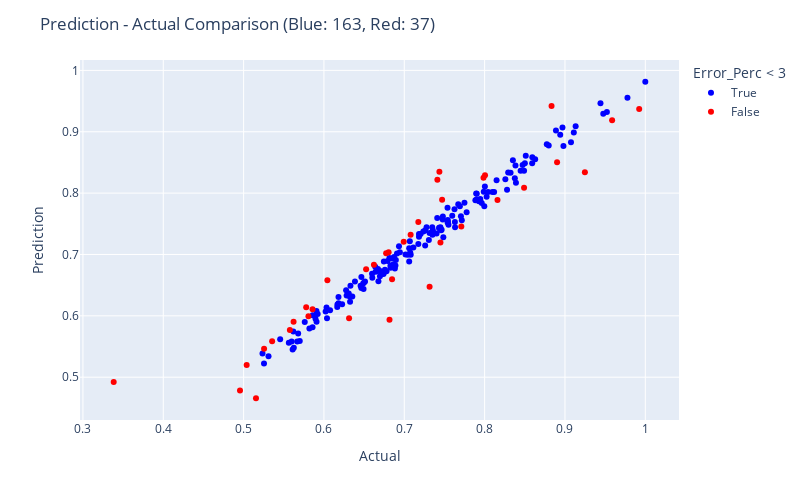

Notebook cell for this chart:
### Code cell
fig = px.scatter(res.reset_index().rename(columns={'index': 'DMU'}), x="Actual", y="Prediction", color = "Error_Perc < 3", color_discrete_map= {True:"blue", False: "red"},
                 hover_data=["Actual", "Prediction", "Error_Perc", "DMU"])

fig.update_layout(
    autosize=False,
    width=800,
    height=500,
    title_text=f"Prediction - Actual Comparison (Blue: {blue}, Red: {red})",
)

fig.show()

### Figure 1 — Plotly figure (JSON) as saved in the notebook; plotly's stock layout.template omitted (floating-point values rounded to 4 significant figures; data arrays with more than 128 entries replaced by an {"elided": "..."} marker saying what was removed)
{"data": [{"customdata": {"elided": "163x2 mixed values"}, "hovertemplate": "Error_Perc < 3=True<br>Actual=%{x}<br>Prediction=%{y}<br>Error_Perc=%{customdata[0]}<br>DMU=%{customdata[1]}<extra></extra>", "legendgroup": "True", "marker": {"color": "blue", "symbol": "circle"}, "mode": "markers", "name": "True", "orientation": "v", "showlegend": true, "type": "scatter", "x": {"elided": "163 float values"}, "xaxis": "x", "y": {"elided": "163 float values"}, "yaxis": "y"}, {"customdata": [[-3.319, "DMU 0679"], [-3.448, "DMU 0860"], [-4.767, "DMU 0939"], [-4.489, "DMU 0884"], [3.197, "DMU 0622"], [3.449, "DMU 0902"], [4.923, "DMU 0838"], [5.0, "DMU 0821"], [3.186, "DMU 0543"], [-12.91, "DMU 0663"], [4.259, "DMU 0653"], [-9.636, "DMU 0040"], [4.351, "DMU 0276"], [3.049, "DMU 0523"], [6.228, "DMU 0765"], [3.185, "DMU 0352"], [-9.828, "DMU 0937"], [-3.419, "DMU 0960"], [-11.5, "DMU 0817"], [-4.164, "DMU 0893"], [6.642, "DMU 0238"], [-5.594, "DMU 0584"], [45.51, "DMU 0266"], [3.493, "DMU 0996"], [3.572, "DMU 0811"], [3.961, "DMU 0596"], [-3.645, "DMU 0768"], [3.666, "DMU 0651"], [12.24, "DMU 0299"], [10.85, "DMU 0315"], [-5.557, "DMU 0487"], [3.374, "DMU 0255"], [3.331, "DMU 0527"], [8.909, "DMU 0138"], [5.646, "DMU 0949"], [3.556, "DMU 0333"], [-3.342, "DMU 0079"]], "hovertemplate": "Error_Perc < 3=False<br>Actual=%{x}<br>Prediction=%{y}<br>Error_Perc=%{customdata[0]}<br>DMU=%{customdata[1]}<extra></extra>", "legendgroup": "False", "marker": {"color": "red", "symbol": "circle"}, "mode": "markers", "name": "False", "orientation": "v", "showlegend": true, "type": "scatter", "x": [0.771, 0.4955, 0.8491, 0.8902, 0.5807, 0.7079, 0.7175, 0.5622, 0.5038, 0.6816, 0.5858, 0.5154, 0.5355, 0.6993, 0.5779, 0.6622, 0.9248, 0.745, 0.7315, 0.9587, 0.8833, 0.9924, 0.3383, 0.5576, 0.6525, 0.5255, 0.6848, 0.6774, 0.7437, 0.7412, 0.6313, 0.6805, 0.7986, 0.6043, 0.7471, 0.8005, 0.816], "xaxis": "x", "y": [0.7454, 0.4784, 0.8086, 0.8503, 0.5993, 0.7323, 0.7528, 0.5903, 0.5199, 0.5936, 0.6108, 0.4657, 0.5587, 0.7207, 0.6139, 0.6833, 0.8339, 0.7196, 0.6474, 0.9188, 0.942, 0.9369, 0.4923, 0.5771, 0.6758, 0.5463, 0.6598, 0.7022, 0.8347, 0.8216, 0.5962, 0.7035, 0.8252, 0.6582, 0.7893, 0.829, 0.7888], "yaxis": "y"}], "layout": {"autosize": false, "height": 500, "legend": {"title": {"text": "Error_Perc < 3"}, "tracegroupgap": 0}, "margin": {"t": 60}, "title": {"text": "Prediction - Actual Comparison (Blue: 163, Red: 37)"}, "width": 800, "xaxis": {"anchor": "y", "autorange": true, "domain": [0, 1], "range": [0.2962, 1.042], "title": {"text": "Actual"}, "type": "linear"}, "yaxis": {"anchor": "x", "autorange": true, "domain": [0, 1], "range": [0.4303, 1.017], "title": {"text": "Prediction"}, "type": "linear"}}}
